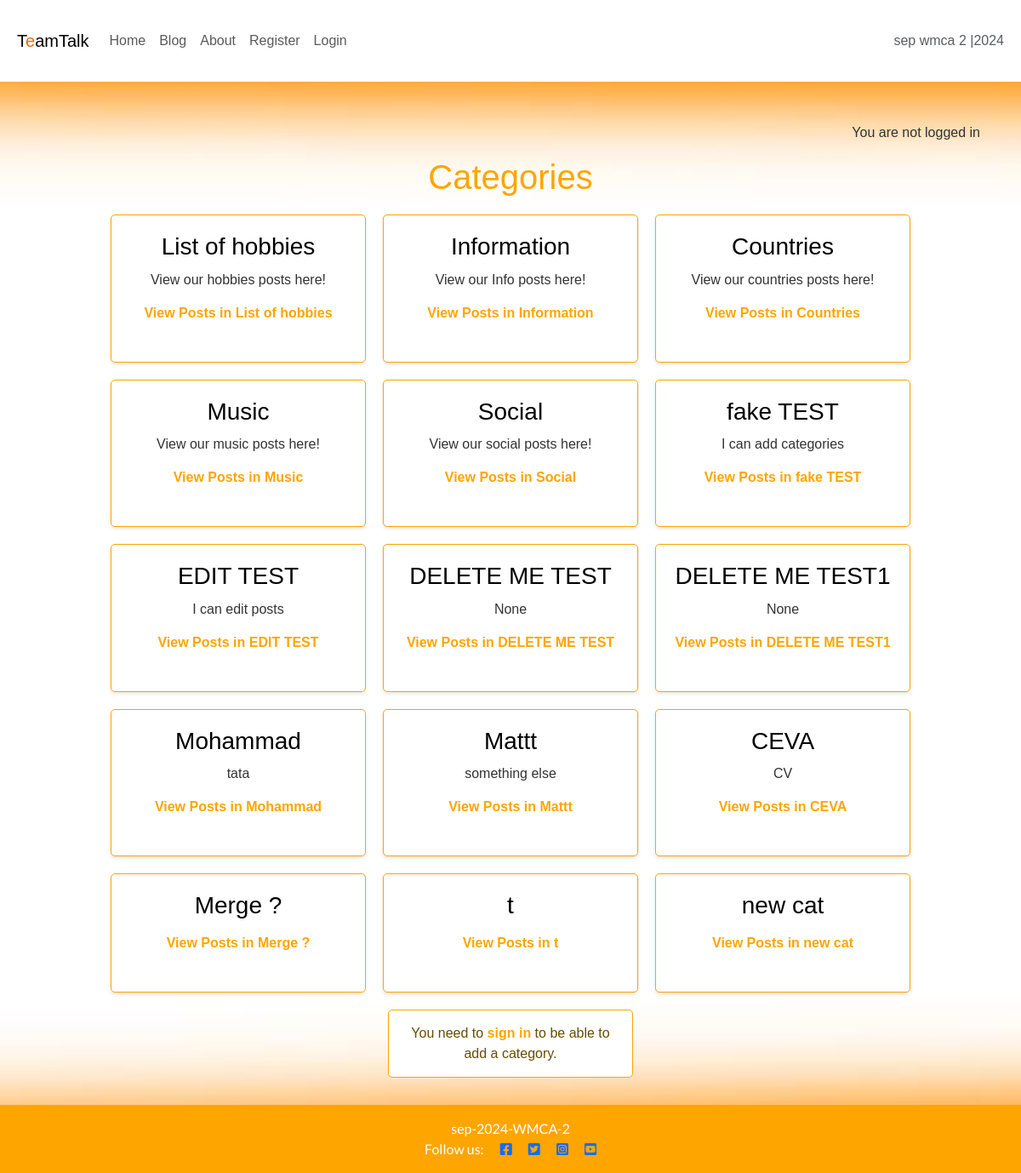
/blog/categories/, run on an earlier commit of the app's database.
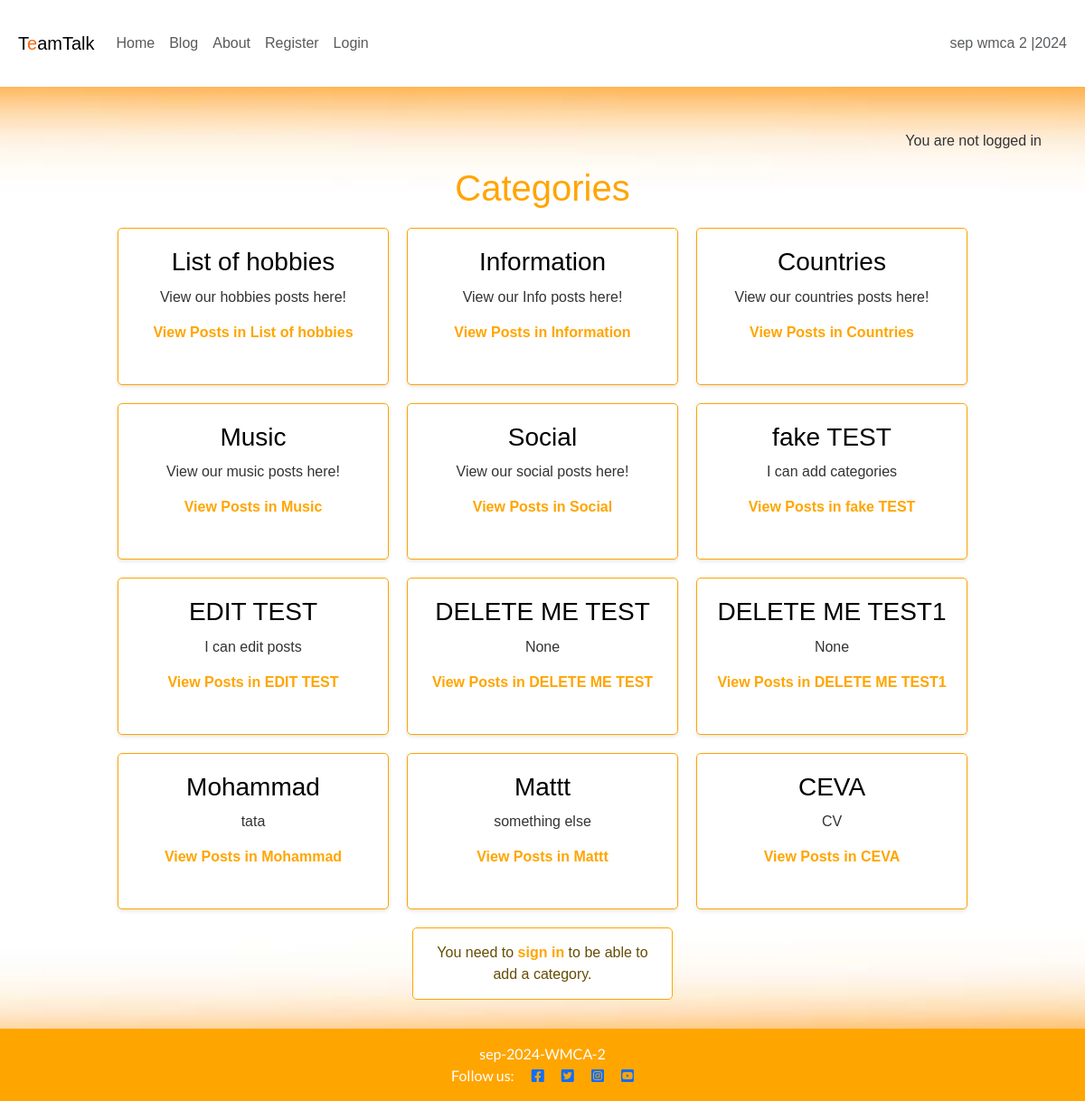
And on a later commit of the database.
### blog/models.py (models this page shows, shortened)
class Category(models.Model):
    name = models.CharField(max_length=100, unique=True)
    description = models.TextField(blank=True, null=True)
    author = models.ForeignKey(User, on_delete=models.CASCADE, related_name="categories")

### blog/views.py (the view)
# urls.py: path('categories/', views.category_list, name='categories'),
def category_list(request):
    categories = Category.objects.all()
    return render(request, 'blog/category_list.html', {'categories': categories})

### blog/templates/blog/category_list.html (shortened to what this page needs)
{% extends 'base.html' %}
{% block content %}
<h1 style="text-align: center; margin-bottom: 20px; color: orange; font-family: Arial, sans-serif;">Categories</h1>
<div style="display: flex; flex-wrap: wrap; justify-content: center; gap: 20px;">
    {% for category in categories %}
    <div style="width: 300px; border: 1px solid orange; border-radius: 5px; padding: 20px; background-color: white; text-align: center; font-family: Arial, sans-serif; box-shadow: 0 2px 4px rgba(0, 0, 0, 0.1);">
        <h3 style="color: black; margin-bottom: 10px;">{{ category.name }}</h3>
        <p style="color: #333; margin-bottom: 15px;">{{ category.description | safe }}</p>
        <a href="{% url 'posts_by_category' category.id %}" style="text-decoration: none; color: orange; font-weight: bold; display: inline-block; margin-bottom: 10px;">
            View Posts in {{ category.name }}
        </a>
    </div>
    {% endfor %}
</div>
{% if user.is_authenticated %}
<div style="text-align: center; margin-top: 20px;">
    <a href="{% url 'add_category' %}" style="display: inline-block; padding: 10px 20px; background-color: black; color: white; text-decoration: none; font-weight: bold; border-radius: 3px;">
        Add New Category
    </a>
</div>
{% else %}
<div class="alert alert-warning" role="alert" style="margin: 20px auto 0 auto;width: 288px; padding: 15px; background-color: white; border: 1px solid orange; border-radius: 5px; text-align: center; font-family: Arial, sans-serif;">
    You need to <a href="{% url 'account_login' %}" style="text-decoration: none; font-weight: bold; color: orange;">sign in</a> to be able to add a category.
</div>
{% endif %}
{% endblock %}

What changed in the data, as far as the page shows it:
removed Category: name "Merge ?"
removed Category: name "t"
removed Category: name "new cat"
